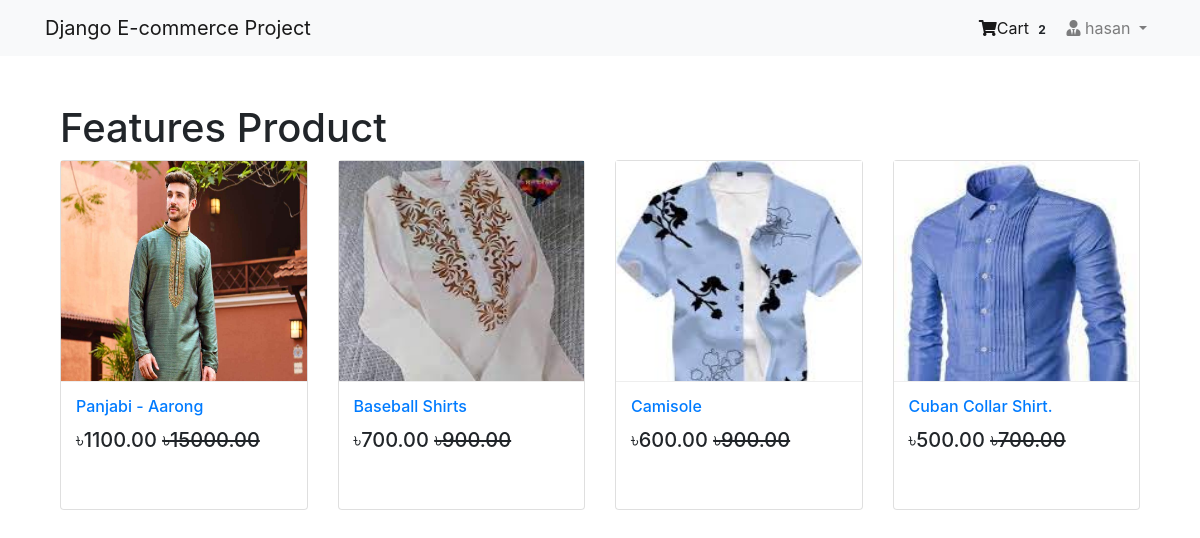
/ (signed in), run on the app's committed database.
### app_login/models.py (models this page shows, shortened)
class User(AbstractBaseUser, PermissionsMixin):
    email = models.EmailField(unique=True,null=False)
    is_staff = models.BooleanField(
            ugettext_lazy('staf_status'),
            default=False,
            help_text=ugettext_lazy('Designate whether the user can log in this site ')
    )
    is_active = models.BooleanField(
            ugettext_lazy('active'),
            default=True,
            help_text=ugettext_lazy('Designate whether this user should be treated activ. unselecte this instead deleting account ')
    )
    USERNAME_FIELD = 'email'
    objects = MyUserManager()

class Profile(models.Model):
    user = models.OneToOneField(User,on_delete=models.CASCADE,related_name='profile')
    username = models.CharField(max_length=250, blank=True)
    Full_name = models.CharField(max_length=250,blank=True)
    address_1 = models.TextField(max_length=250,blank=True)
    city = models.CharField(max_length=250,blank=True)
    zipcode = models.CharField(max_length=10,blank=True)
    country = models.CharField(max_length=40,blank=True)
    phone = models.CharField(max_length=20, blank=True)
    date_joined = models.DateTimeField(auto_now_add=True)

### app_order/models.py (models this page shows, shortened)
class Order(models.Model):
    orderitem = models.ManyToManyField(Cart)
    user = models.ForeignKey(settings.AUTH_USER_MODEL,on_delete=models.CASCADE)
    ordered = models.BooleanField(default=False)
    created = models.DateTimeField(auto_now_add=True)
    paymentid = models.CharField(max_length=250,blank=True,null=True)
    orderid = models.CharField(max_length=250,blank=True,null=True)

### app_shop/models.py (models this page shows, shortened)
class Product(models.Model):
    mainimage = models.ImageField(upload_to=True)
    name = models.CharField(max_length=250)
    category = models.ForeignKey(Category,on_delete=models.CASCADE,related_name="category")
    preview_text = models.TextField(max_length=250,verbose_name="Preview Text")
    Detail_text = models.TextField(max_length=1000,verbose_name="Description")
    price= models.FloatField()
    old_Price = models.FloatField(default=0.00)
    created = models.DateTimeField(auto_now_add=True)
    class Meta:
        ordering= ["-created",]

### app_shop/views.py (the view)
# urls.py: path('',views.Home.as_view(),name="Home"),
class Home(ListView):
    model = Product
    template_name = "app_shop/Home.html"

### app_order/templatetags/cart_tag.py (called while the page is built)
@register.filter
def cart_total(user):
    order = Order.objects.filter(user=user,ordered=False)
    if order.exists():
        return order[0].orderitem.count()
    else:
        return 0

### templates/app_shop/Home.html
{% extends 'base.html'%}
{% block body_block %}
<div class="container my-5">
  <h1 class=-"my-5">Features Product</h1>
  <div class="row">
    {% for product in object_list %}
    <div class="col-md-6 col-sm-12 col-lg-3">
      <figure class="card card-product">
        <div class="img-wrap">
          <img src="/media/{{product.mainimage}}" style="width:100%; height:300px" alt="">
        </div>
        <figcaption class="info-wrap">
          <h6 class="title"><a href="{% url 'app_shop:product-detail' pk=product.pk %}">{{product.name}}</a></h6>
          <div class="action-wrap">
            <div class="price-wrap h5">
              <span class="new-price">&#2547;{{product.price|floatformat:2}}</span>
              <span class="old-Price"><strike>&#2547;{{product.old_Price|floatformat:2}}</strike></span>
            </div>
          </div>
        </figcaption>
      </figure>
    </div>
{% endfor %}
  </div>
</div>
{% endblock %}

### templates/navber.html (shortened to what this page needs)
{% load cart_tag %}
<nav class="navbar navbar-expand-lg navbar-light bg-light">
<div class="container">
  <a class="navbar-brand" href="#">Django E-commerce Project </a>
  <div class="collapse navbar-collapse" id="navbarSupportedContent">
      <ul class="navbar-nav ml-auto">
        {% if request.user.is_authenticated %}
        <li class="nav-item active">
          <a class="nav-link" href="{% url 'app_order:cart'%}"><i class="fa fa-shopping-cart"> </i>Cart
          <span class="badge badge-light">{{request.user|cart_total}}</span></a>
        </li>
        <li class="nav-item dropdown">
            <a class="nav-link dropdown-toggle" href="#" id="navbarDropdown" role="button" data-toggle="dropdown" aria-haspopup="true" aria-expanded="false">
            <i class="fa fa-user-tie"></i> {{request.user.profile.username}}
            </a>
          </li>
          {% else %}
          <li class="nav-item active">
            <a class="btn btn-primary btn-sm" href="{% url 'app_login:login'%}">Login</a>
          </li>
          {% endif %}
        </ul>
  </div>
</div>
  </nav>

### templates/base.html (style rules this page uses)
.card { height: 350px; }
.card-product::after { content:""; display:table; clear:both; visibility: hidden; }
.card-product .img-wrap { border-radious:3px 3px 0 0; overflow: hidden; position: relative; height: 220px; text-align: center; }
.card-product .img-wrap img { max-width: 100%; max-height: 100% object-fit:cover; }
.card-product .info-wrap { overflow: hidden; padding: 15px; border-top: 1px solid #eee; }
.card-product .action-wrap { padding-top: 4px; margin-top: 4px; }
.card-product .title { margin-top: 0px; }

### data on the page
User: user|cart_total "2", user.profile.username "hasan"
Product: mainimage (picture), name "Panjabi - Aarong", price "1100.00", old_Price "15000.00"
Product: mainimage (picture), name "Baseball Shirts", price "700.00", old_Price "900.00"
Product: mainimage (picture), name "Camisole", price "600.00", old_Price "900.00"
Product: mainimage (picture), name "Cuban Collar Shirt.", price "500.00", old_Price "700.00"
